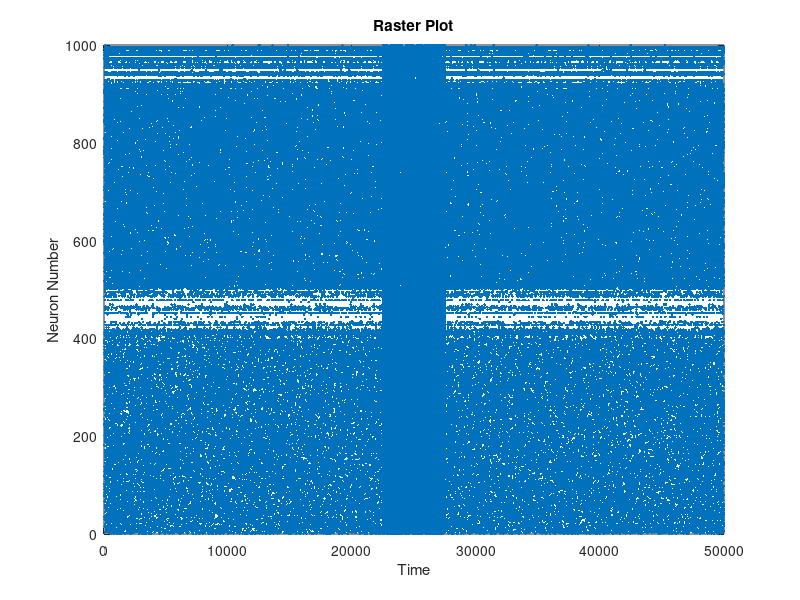
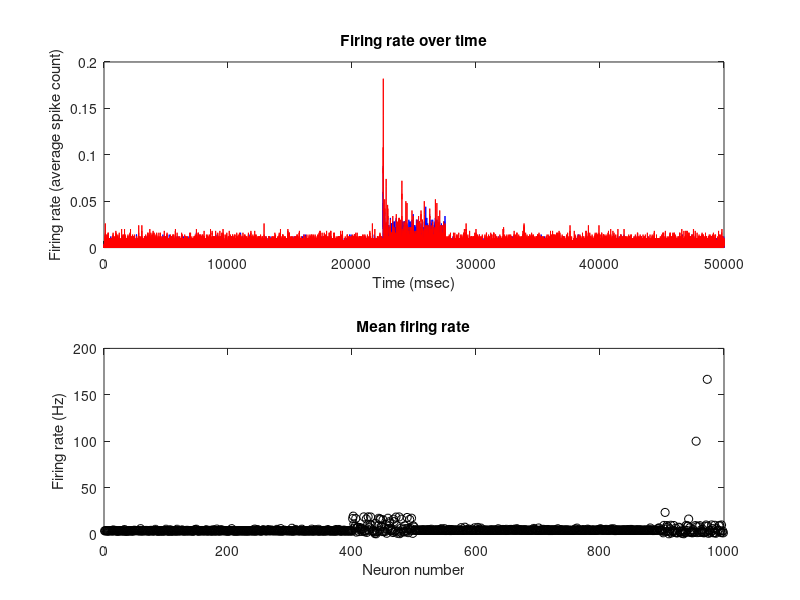
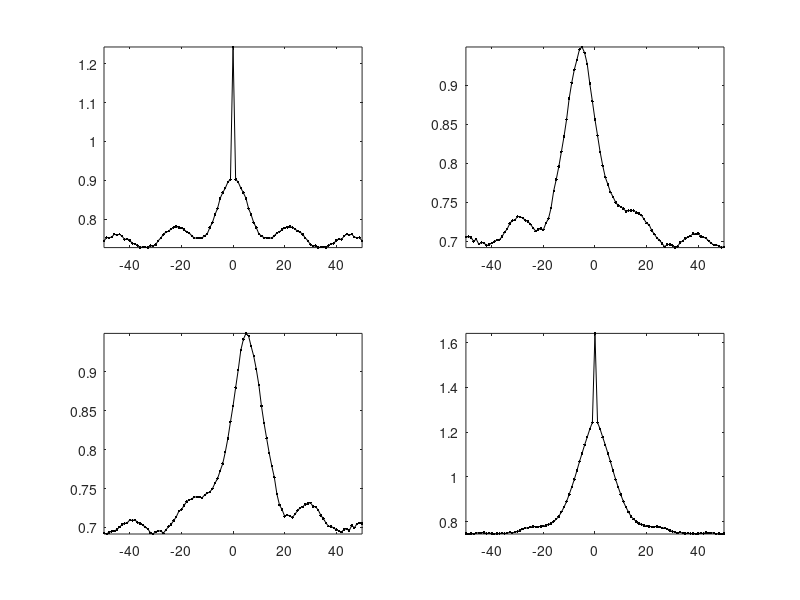
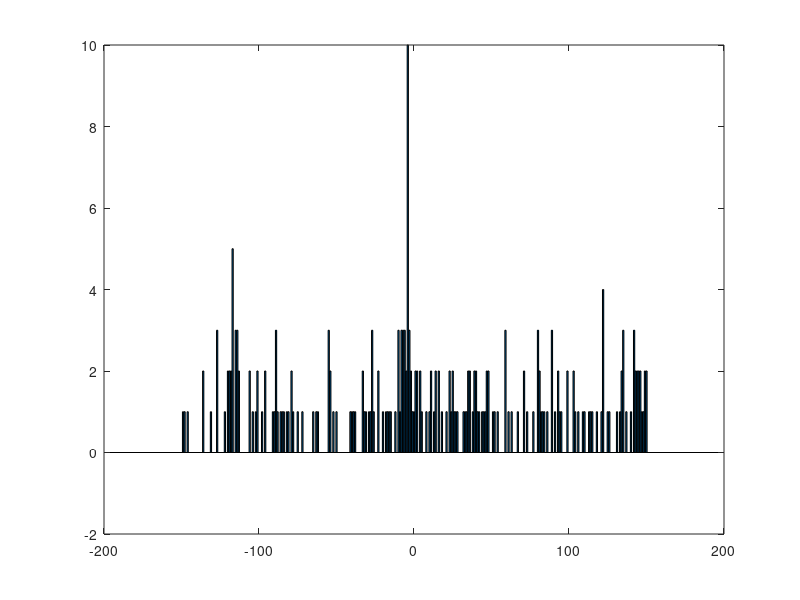

Write MATLAB code to recreate these figures, in order.
clear all
close all
%% PFC - motor cortex (MC) network example

% Set up PFC 
Ne_Pfc=400;                 Ni_Pfc=100;
re=rand(Ne_Pfc,1);          ri=rand(Ni_Pfc,1);      % Adding noise to currents
a=[0.02*ones(Ne_Pfc,1);     0.02+0.08*ri];          % Time scale of recovery varibale 0.02(RS) 0.1(FS) 
b=[0.2*ones(Ne_Pfc,1);      0.25-0.05*ri];          % Sensitivity of the recovery variable
c=[-65+15*re.^2;            -65*ones(Ni_Pfc,1)];    % Voltage reset value
d=[8-6*re.^2;               2*ones(Ni_Pfc,1)];      % Reset of recovery   

% Set up MC 
Ne_MC=400;                  Ni_MC=100;
re=rand(Ne_MC,1);           ri=rand(Ni_MC,1);       % Adding noise to currents
a=[a; 0.02*ones(Ne_MC,1);   0.02+0.08*ri];          % Time scale of recovery varibale 0.02(RS) 0.1(FS) 
b=[b; 0.2*ones(Ne_MC,1);    0.25-0.05*ri];          % Sensitivity of the recovery variable
c=[c; -65+15*re.^2;         -65*ones(Ni_MC,1)];     % Voltage reset value
d=[d; 8-6*re.^2;            2*ones(Ni_MC,1)];       % Reset of recovery 

% PFC - PFC Weight matrix
S1=[0.5*rand(Ne_Pfc+Ni_Pfc,Ne_Pfc),  -rand(Ne_Pfc+Ni_Pfc,Ni_Pfc)];

% MC - MC Weight matrix
S4=[0.5*rand(Ne_MC+Ni_MC,Ne_MC),  -rand(Ne_MC+Ni_MC,Ni_MC)];

% MC -> PFC Weight matrix
NumCon_MP=Ne_MC+Ni_MC;
S2=zeros(NumCon_MP);

% PFC -> MC Weight matrix (Send only excitatory-excitatory connections!)
S3=[0.5*rand(Ne_Pfc+Ni_Pfc,Ne_Pfc), zeros(Ne_Pfc+Ni_Pfc,Ni_Pfc)];

% Put them all together for global weight matrix
S=[S1 S2;S3 S4];
S(501,1)=10;

v=-65*ones(Ne_Pfc+Ni_Pfc+Ne_MC+Ni_MC,1);    % Initial values of v
u=b.*v;                                     % Initial values of u
firings=[];                                 % Spike timings
simTime=50000;                              % Simulation time


%% Creating pulse for the network
szPls=2;
pls=szPls.*[zeros(1,0.45*simTime) ones(1,0.1*simTime) zeros(1,0.45*simTime)];

for t=1:simTime;                            % Simulation time in ms
    %% Stim PFC Only
    I=[4*randn(Ne_Pfc,1); 1*randn(Ni_Pfc,1); 4*randn(Ne_MC,1); 1*randn(Ni_MC,1)];
    pulseIn=[repmat(pls(t),Ne_Pfc+Ni_Pfc,1); zeros(Ne_MC+Ni_MC,1)];
    I=I+pulseIn;
    
    %% Compute voltage and FR
    fired=find(v>=30);                        % indices of spikes
    firings=[firings; t+0*fired,fired];       % Time (t) in first column and neuron number that fired in second
    v(fired)=c(fired);                        % Neurons that fired get voltage reset
    u(fired)=u(fired)+d(fired);               % Neurons that fired get recovery variable reset
    I=I+sum(S(:,fired),2);                    % Sum up inputs (I + fired neurons)
    v=v+0.5*(0.04*v.^2+5*v+140-u+I);          % Update voltage, step 0.5 ms
    v=v+0.5*(0.04*v.^2+5*v+140-u+I);          % for numerical stability
    u=u+a.*(b.*v-u);                          % Update recovery variable
end;

figure(1)
plot(firings(:,1),firings(:,2),'.');
title('Raster Plot');
xlabel('Time');
ylabel('Neuron Number');

figure(2)
nrnNum=size(S,1);
subplot(212);
for i=1:nrnNum;
    idx=find(firings(:,2)==i);
    spkNum(i)=length(idx);
    spkTm=firings(idx,1)/1000;
    FR(i)=1/mean(diff(spkTm));
end;
plot(FR,'ko')
xlabel('Neuron number');
ylabel('Firing rate (Hz)');
title('Mean firing rate');

subplot(211);
spkMtx=zeros(nrnNum,simTime);
for i=1:nrnNum;
    k=find(firings(:,2)==i);
    if ~isempty(k);
        spkTm=firings(k,1);
        spkMtx(i,spkTm)=1;
    end;
end;

%% take mean and smooth data here (notice PFC leading MC)
pfcMnFr=mean(spkMtx(1:500,:));
% pfcMnFr=smooth(pfcMnFr,10);
mcMnFr=mean(spkMtx(501:1000,:));
% mcMnFr=smooth(mcMnFr,10);

plot(1:simTime,pfcMnFr,'b');hold on;
plot(1:simTime,mcMnFr,'r');
ylabel('Firing rate (average spike count)');
xlabel('Time (msec)');
title('Firing rate over time');

selExPair=[spkMtx(1,:)' spkMtx(501,:)'];

% %% Assess xcorr between regions
figure();
mnFr=[pfcMnFr' mcMnFr'];
maxlag=50;
xc=xcorr(mnFr,maxlag);
for i=1:size(mnFr,2)^2;
    subplot(size(mnFr,2),size(mnFr,2),i);
    plot([-maxlag:maxlag],xc(:,i),'k.-');
    axis tight
end;

figure();
maxlag=150;
xc=xcorr(selExPair,maxlag);
bar([-maxlag:maxlag],xc(:,2));

